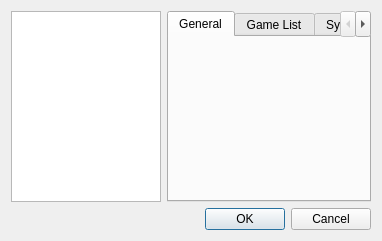
<?xml version="1.0" encoding="UTF-8"?>
<ui version="4.0">
 <class>ConfigureDialog</class>
 <widget class="QDialog" name="ConfigureDialog">
  <property name="geometry">
   <rect>
    <x>0</x>
    <y>0</y>
    <width>382</width>
    <height>241</height>
   </rect>
  </property>
  <property name="windowTitle">
   <string>yuzu Configuration</string>
  </property>
  <layout class="QVBoxLayout" name="verticalLayout">
   <item>
    <layout class="QHBoxLayout" name="horizontalLayout">
     <item>
      <widget class="QListWidget" name="selectorList">
       <property name="minimumSize">
        <size>
         <width>150</width>
         <height>0</height>
        </size>
       </property>
       <property name="maximumSize">
        <size>
         <width>150</width>
         <height>16777215</height>
        </size>
       </property>
      </widget>
     </item>
     <item>
      <widget class="QTabWidget" name="tabWidget">
       <property name="currentIndex">
        <number>0</number>
       </property>
       <widget class="ConfigureGeneral" name="generalTab">
        <attribute name="title">
         <string>General</string>
        </attribute>
       </widget>
       <widget class="ConfigureGameList" name="gameListTab">
        <attribute name="title">
         <string>Game List</string>
        </attribute>
       </widget>
       <widget class="ConfigureSystem" name="systemTab">
        <attribute name="title">
         <string>System</string>
        </attribute>
       </widget>
       <widget class="ConfigureProfileManager" name="profileManagerTab">
        <attribute name="title">
         <string>Profiles</string>
        </attribute>
       </widget>
       <widget class="ConfigureInputSimple" name="inputTab">
        <attribute name="title">
         <string>Input</string>
        </attribute>
       </widget>
       <widget class="ConfigureGraphics" name="graphicsTab">
        <attribute name="title">
         <string>Graphics</string>
        </attribute>
       </widget>
       <widget class="ConfigureAudio" name="audioTab">
        <attribute name="title">
         <string>Audio</string>
        </attribute>
       </widget>
       <widget class="ConfigureDebug" name="debugTab">
        <attribute name="title">
         <string>Debug</string>
        </attribute>
       </widget>
       <widget class="ConfigureWeb" name="webTab">
        <attribute name="title">
         <string>Web</string>
        </attribute>
       </widget>
      </widget>
     </item>
    </layout>
   </item>
   <item>
    <widget class="QDialogButtonBox" name="buttonBox">
     <property name="standardButtons">
      <set>QDialogButtonBox::Cancel|QDialogButtonBox::Ok</set>
     </property>
    </widget>
   </item>
  </layout>
 </widget>
 <customwidgets>
  <customwidget>
   <class>ConfigureGeneral</class>
   <extends>QWidget</extends>
   <header>configuration/configure_general.h</header>
   <container>1</container>
  </customwidget>
   <customwidget>
     <class>ConfigureGameList</class>
     <extends>QWidget</extends>
     <header>configuration/configure_gamelist.h</header>
     <container>1</container>
   </customwidget>
  <customwidget>
   <class>ConfigureSystem</class>
   <extends>QWidget</extends>
   <header>configuration/configure_system.h</header>
   <container>1</container>
  </customwidget>
  <customwidget>
   <class>ConfigureProfileManager</class>
   <extends>QWidget</extends>
   <header>configuration/configure_profile_manager.h</header>
   <container>1</container>
  </customwidget>
  <customwidget>
   <class>ConfigureAudio</class>
   <extends>QWidget</extends>
   <header>configuration/configure_audio.h</header>
   <container>1</container>
  </customwidget>
  <customwidget>
   <class>ConfigureDebug</class>
   <extends>QWidget</extends>
   <header>configuration/configure_debug.h</header>
   <container>1</container>
  </customwidget>
  <customwidget>
   <class>ConfigureGraphics</class>
   <extends>QWidget</extends>
   <header>configuration/configure_graphics.h</header>
   <container>1</container>
  </customwidget>
  <customwidget>
   <class>ConfigureWeb</class>
   <extends>QWidget</extends>
   <header>configuration/configure_web.h</header>
   <container>1</container>
  </customwidget>
  <customwidget>
   <class>ConfigureGameList</class>
   <extends>QWidget</extends>
   <header>configuration/configure_gamelist.h</header>
   <container>1</container>
  </customwidget>
  <customwidget>
   <class>ConfigureInputSimple</class>
   <extends>QWidget</extends>
   <header>configuration/configure_input_simple.h</header>
   <container>1</container>
  </customwidget>
 </customwidgets>
 <resources/>
 <connections>
  <connection>
   <sender>buttonBox</sender>
   <signal>accepted()</signal>
   <receiver>ConfigureDialog</receiver>
   <slot>accept()</slot>
   <hints>
    <hint type="sourcelabel">
     <x>220</x>
     <y>380</y>
    </hint>
    <hint type="destinationlabel">
     <x>220</x>
     <y>200</y>
    </hint>
   </hints>
  </connection>
  <connection>
   <sender>buttonBox</sender>
   <signal>rejected()</signal>
   <receiver>ConfigureDialog</receiver>
   <slot>reject()</slot>
   <hints>
    <hint type="sourcelabel">
     <x>220</x>
     <y>380</y>
    </hint>
    <hint type="destinationlabel">
     <x>220</x>
     <y>200</y>
    </hint>
   </hints>
  </connection>
 </connections>
</ui>
